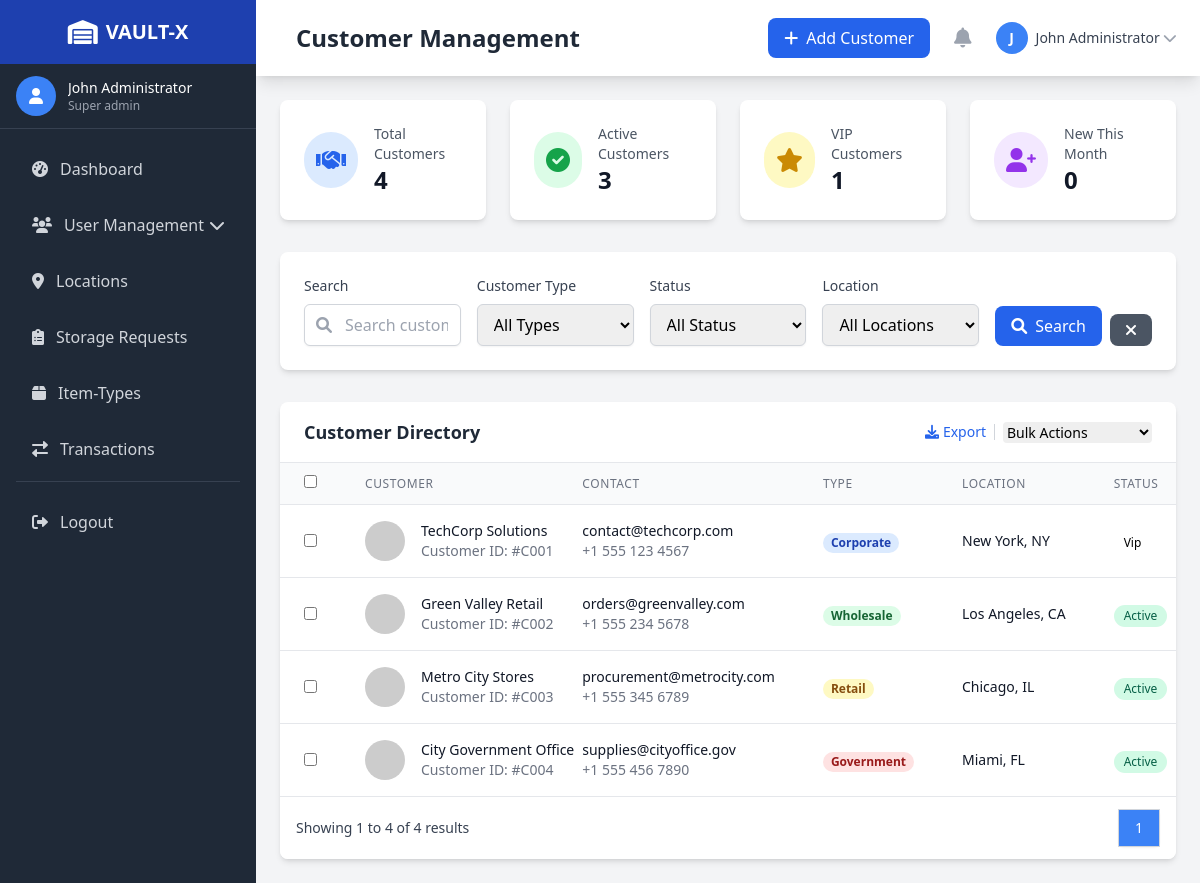
/user-management/customer-management.php (signed in), run on the app's committed database.
### tables this page shows
CREATE TABLE Customer (
    id INT PRIMARY KEY AUTO_INCREMENT,
    name VARCHAR(100),
    email VARCHAR(100) UNIQUE,
    password_hash VARCHAR(255),
    phone VARCHAR(20),
    address TEXT,
    customer_type ENUM('retail', 'wholesale', 'corporate', 'government') DEFAULT 'retail',
    location_type ENUM('local', 'regional', 'national', 'international') DEFAULT 'local',
    contact_person VARCHAR(100),
    alt_phone VARCHAR(20),
    credit_limit DECIMAL(10,2) DEFAULT 0.00,
    payment_terms ENUM('net-30', 'net-60', 'cod', 'advance') DEFAULT 'net-30',
    billing_address TEXT,
    shipping_address TEXT,
    status ENUM('active', 'inactive', 'vip', 'suspended') DEFAULT 'active',
    created_at DATETIME DEFAULT CURRENT_TIMESTAMP
);

### user-management/customer-management.php (the view, shortened to what this page needs)
<?php
require_once '../includes/auth.php';
function getCustomerStats($pdo) {
    $stats = [];
    $stmt = $pdo->query("SELECT COUNT(*) as total FROM Customer");
    $stats['total_customers'] = $stmt->fetch()['total'] ?? 0;
    $stmt = $pdo->query("SELECT COUNT(*) as active FROM Customer WHERE status = 'active'");
    $stats['active_customers'] = $stmt->fetch()['active'] ?? 0;
    $stmt = $pdo->query("SELECT COUNT(*) as vip FROM Customer WHERE status = 'vip'");
    $stats['vip_customers'] = $stmt->fetch()['vip'] ?? 0;
    $stmt = $pdo->query("SELECT COUNT(*) as new_customers FROM Customer WHERE created_at >= DATE_SUB(NOW(), INTERVAL 30 DAY)");
    $stats['new_this_month'] = $stmt->fetch()['new_customers'] ?? 0;
    return $stats;
}
function getCustomers($pdo, $page = 1, $limit = 10, $filters = []) {
    $offset = ($page - 1) * $limit;
    $whereClause = "WHERE 1=1";
    $params = [];
    $query = "SELECT * FROM Customer $whereClause ORDER BY created_at DESC LIMIT :limit OFFSET :offset";
    $stmt = $pdo->prepare($query);
    $stmt->bindValue(':limit', $limit, PDO::PARAM_INT);
    $stmt->bindValue(':offset', $offset, PDO::PARAM_INT);
    $stmt->execute();
    return $stmt->fetchAll();
}
$filters = [
    'search' => $_GET['search'] ?? '',
    'type' => $_GET['type'] ?? '',
    'status' => $_GET['status'] ?? '',
    'location' => $_GET['location'] ?? ''
];
$page = (int)($_GET['page'] ?? 1);
$limit = 10;
$stats = getCustomerStats($pdo);
$customers = getCustomers($pdo, $page, $limit, $filters);
?>
<!DOCTYPE html>
<html lang="en">
<head>
    <script src="https://cdn.tailwindcss.com"></script>
    <link href="https://cdnjs.cloudflare.com/ajax/libs/font-awesome/6.0.0/css/all.min.css" rel="stylesheet">
    <link rel="stylesheet" href="../css/style.css">
</head>
<body class="bg-gray-100">
    <?php include '../includes/sidebar.php'; ?>
    <div class="lg:ml-64">
        <?php include '../includes/navbar.php'; ?>
        <main class="p-6">
            <div class="grid grid-cols-1 md:grid-cols-4 gap-6 mb-8">
                <div class="bg-white rounded-lg shadow-md p-6">
                    <div class="flex items-center">
                        <div class="p-3 rounded-full bg-blue-100 text-blue-600">
                            <i class="fas fa-handshake text-2xl"></i>
                        </div>
                        <div class="ml-4">
                            <h2 class="text-sm font-medium text-gray-600">Total Customers</h2>
                            <p class="text-2xl font-semibold text-gray-900"><?php echo $stats['total_customers']; ?></p>
                        </div>
                    </div>
                </div>
                <div class="bg-white rounded-lg shadow-md p-6">
                    <div class="flex items-center">
                        <div class="p-3 rounded-full bg-green-100 text-green-600">
                            <i class="fas fa-check-circle text-2xl"></i>
                        </div>
                        <div class="ml-4">
                            <h2 class="text-sm font-medium text-gray-600">Active Customers</h2>
                            <p class="text-2xl font-semibold text-gray-900"><?php echo $stats['active_customers']; ?></p>
                        </div>
                    </div>
                </div>
                <div class="bg-white rounded-lg shadow-md p-6">
                    <div class="flex items-center">
                        <div class="p-3 rounded-full bg-yellow-100 text-yellow-600">
                            <i class="fas fa-star text-2xl"></i>
                        </div>
                        <div class="ml-4">
                            <h2 class="text-sm font-medium text-gray-600">VIP Customers</h2>
                            <p class="text-2xl font-semibold text-gray-900"><?php echo $stats['vip_customers']; ?></p>
                        </div>
                    </div>
                </div>
                <div class="bg-white rounded-lg shadow-md p-6">
                    <div class="flex items-center">
                        <div class="p-3 rounded-full bg-purple-100 text-purple-600">
                            <i class="fas fa-user-plus text-2xl"></i>
                        </div>
                        <div class="ml-4">
                            <h2 class="text-sm font-medium text-gray-600">New This Month</h2>
                            <p class="text-2xl font-semibold text-gray-900"><?php echo $stats['new_this_month']; ?></p>
                        </div>
                    </div>
                </div>
            </div>
            <div class="bg-white rounded-lg shadow-md p-6 mb-8">
                <form method="GET" action="">
                    <div class="grid grid-cols-1 md:grid-cols-5 gap-4">
                        <div>
                            <label class="block text-sm font-medium text-gray-700 mb-2">Search</label>
                            <div class="relative">
                                <input type="text" name="search" placeholder="Search customers..."
                                       value="<?php echo htmlspecialchars($filters['search']); ?>"
                                       class="form-input pl-10" id="search-input">
                                <div class="absolute inset-y-0 left-0 pl-3 flex items-center">
                                    <i class="fas fa-search text-gray-400"></i>
                                </div>
                            </div>
                        </div>
                        <div>
                            <label class="block text-sm font-medium text-gray-700 mb-2">Customer Type</label>
                            <select name="type" class="form-select" id="type-filter">
                                <option value="">All Types</option>
                            </select>
                        </div>
                        <div>
                            <label class="block text-sm font-medium text-gray-700 mb-2">Status</label>
                            <select name="status" class="form-select" id="status-filter">
                                <option value="">All Status</option>
                            </select>
                        </div>
                        <div>
                            <label class="block text-sm font-medium text-gray-700 mb-2">Location</label>
                            <select name="location" class="form-select" id="location-filter">
                                <option value="">All Locations</option>
                            </select>
                        </div>
                        <div class="flex items-end space-x-2">
                            <button type="submit" class="btn btn-primary flex-1">
                                <i class="fas fa-search mr-2"></i>Search
                            </button>
                            <a href="customer-management.php" class="btn btn-secondary">
                                <i class="fas fa-times"></i>
                            </a>
                        </div>
                    </div>
                </form>
            </div>
            <div class="bg-white rounded-lg shadow-md overflow-hidden">
                <div class="px-6 py-4 border-b border-gray-200 flex items-center justify-between">
                    <h3 class="text-lg font-semibold text-gray-800">Customer Directory</h3>
                    <div class="flex items-center space-x-2">
                        <button onclick="exportCustomers()" class="text-blue-600 hover:text-blue-800 text-sm">
                            <i class="fas fa-download mr-1"></i>Export
                        </button>
                        <select onchange="handleBulkAction(this.value)" class="text-sm border-gray-300 rounded">
                            <option value="">Bulk Actions</option>
                        </select>
                    </div>
                </div>
                <div class="overflow-x-auto">
                    <table class="min-w-full divide-y divide-gray-200">
                        <thead class="bg-gray-50">
                            <tr>
                                <th class="px-6 py-3 text-left text-xs font-medium text-gray-500 uppercase tracking-wider">
                                    <input type="checkbox" class="rounded border-gray-300" id="select-all">
                                </th>
                                <th class="px-6 py-3 text-left text-xs font-medium text-gray-500 uppercase tracking-wider">Customer</th>
                                <th class="px-6 py-3 text-left text-xs font-medium text-gray-500 uppercase tracking-wider">Contact</th>
                                <th class="px-6 py-3 text-left text-xs font-medium text-gray-500 uppercase tracking-wider">Type</th>
                                <th class="px-6 py-3 text-left text-xs font-medium text-gray-500 uppercase tracking-wider">Location</th>
                                <th class="px-6 py-3 text-left text-xs font-medium text-gray-500 uppercase tracking-wider">Status</th>
                            </tr>
                        </thead>
                        <tbody class="bg-white divide-y divide-gray-200" id="customers-table-body">
                            <?php if (empty($customers)): ?>
                            <tr>
                                <td colspan="8" class="px-6 py-4 text-center text-gray-500">
                                    No customers found
                                </td>
                            </tr>
                            <?php else: ?>
                            <?php foreach ($customers as $customer): ?>
                            <tr class="hover:bg-gray-50">
                                <td class="px-6 py-4">
                                    <input type="checkbox" class="rounded border-gray-300 customer-checkbox" data-id="<?php echo $customer['id']; ?>">
                                </td>
                                <td class="px-6 py-4 whitespace-nowrap">
                                    <div class="flex items-center">
                                        <img class="h-10 w-10 rounded-full" src="https://ui-avatars.com/api/?name=<?php echo urlencode($customer['name']); ?>&background=3B82F6&color=fff" alt="">
                                        <div class="ml-4">
                                            <div class="text-sm font-medium text-gray-900"><?php echo htmlspecialchars($customer['name']); ?></div>
                                            <div class="text-sm text-gray-500">Customer ID: #C<?php echo str_pad($customer['id'], 3, '0', STR_PAD_LEFT); ?></div>
                                        </div>
                                    </div>
                                </td>
                                <td class="px-6 py-4 whitespace-nowrap">
                                    <div class="text-sm text-gray-900"><?php echo htmlspecialchars($customer['email']); ?></div>
                                    <div class="text-sm text-gray-500"><?php echo htmlspecialchars($customer['phone']); ?></div>
                                </td>
                                <td class="px-6 py-4 whitespace-nowrap">
                                    <?php
                                    $typeColors = [
                                        'retail' => 'bg-yellow-100 text-yellow-800',
                                        'wholesale' => 'bg-green-100 text-green-800',
                                        'corporate' => 'bg-blue-100 text-blue-800',
                                        'government' => 'bg-red-100 text-red-800'
                                    ];
                                    $typeColor = $typeColors[$customer['customer_type']] ?? 'bg-gray-100 text-gray-800';
                                    ?>
                                    <span class="px-2 inline-flex text-xs leading-5 font-semibold rounded-full <?php echo $typeColor; ?>">
                                        <?php echo ucfirst($customer['customer_type']); ?>
                                    </span>
                                </td>
                                <td class="px-6 py-4 whitespace-nowrap">
                                    <div class="text-sm text-gray-900"><?php echo htmlspecialchars($customer['address'] ?? ucfirst($customer['location_type'])); ?></div>
                                </td>
                                <td class="px-6 py-4 whitespace-nowrap">
                                    <?php
                                    $statusClasses = [
                                        'active' => 'badge-active',
                                        'inactive' => 'badge-inactive',
                                        'vip' => 'badge-vip',
                                        'suspended' => 'badge-warning'
                                    ];
                                    $statusClass = $statusClasses[$customer['status']] ?? 'badge-inactive';
                                    ?>
                                    <span class="badge <?php echo $statusClass; ?>"><?php echo ucfirst($customer['status']); ?></span>
                                </td>
                            </tr>
                            <?php endforeach; ?>
                            <?php endif; ?>
                        </tbody>
                    </table>
                </div>
                <div class="bg-white px-4 py-3 flex items-center justify-between border-t border-gray-200">
                    <div class="hidden sm:flex-1 sm:flex sm:items-center sm:justify-between">
                        <div>
                            <p class="text-sm text-gray-700">
                                Showing <span class="font-medium"><?php echo ($page - 1) * $limit + 1; ?></span> to
                                <span class="font-medium"><?php echo min($page * $limit, $stats['total_customers']); ?></span> of
                                <span class="font-medium"><?php echo $stats['total_customers']; ?></span> results
                            </p>
                        </div>
                        <div>
                            <nav class="relative z-0 inline-flex rounded-md shadow-sm -space-x-px">
                                <?php
                                $totalPages = ceil($stats['total_customers'] / $limit);
                                $startPage = max(1, $page - 2);
                                $endPage = min($totalPages, $page + 2);
                                for ($i = $startPage; $i <= $endPage; $i++):
                                ?>
                                <a href="?page=<?php echo $i; ?>&<?php echo http_build_query($filters); ?>"
                                   class="relative inline-flex items-center px-4 py-2 border border-gray-300 <?php echo $i === $page ? 'bg-primary text-white' : 'bg-white text-gray-700 hover:bg-gray-50'; ?> text-sm font-medium">
                                    <?php echo $i; ?>
                                </a>
                                <?php endfor; ?>
                            </nav>
                        </div>
                    </div>
                </div>
            </div>
        </main>
    </div>
</body>
</html>

### data on the page
customer: name "TechCorp Solutions", id "001", email "contact@techcorp.com", phone "+1 555 123 4567", customer_type "Corporate", address "New York, NY", status "Vip"
customer: name "Green Valley Retail", id "002", email "orders@greenvalley.com", phone "+1 555 234 5678", customer_type "Wholesale", address "Los Angeles, CA", status "Active"
customer: name "Metro City Stores", id "003", email "procurement@metrocity.com", phone "+1 555 345 6789", customer_type "Retail", address "Chicago, IL", status "Active"
customer: name "City Government Office", id "004", email "supplies@cityoffice.gov", phone "+1 555 456 7890", customer_type "Government", address "Miami, FL", status "Active"

### other printed values
$currentAdmin['name'] "John Administrator"
str_replace('-', ' ', $currentAdmin['role']) "Super admin"
$pageTitle "Customer Management"
$action['text'] "Add Customer"
substr($currentAdmin['name'], 0, 1) "J"
$stats['total_customers'] "4"
$stats['active_customers'] "3"
$stats['vip_customers'] "1"
$stats['new_this_month'] "0"
min($page * $limit, $stats['total_customers']) "4"
